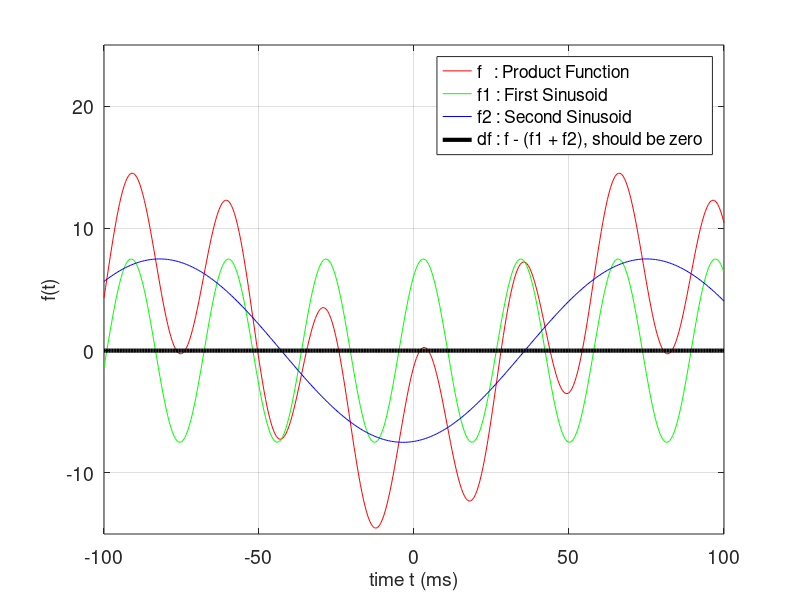

Write MATLAB code to recreate this figure. (Note: this script raises an error after producing the figure.)
% Ian Woodbury
% 10/27/21
% ECE 202 Fall 2021 MATLAB Exercise M5
% Turning the product of two sinusoids into the sum of two sinusoids, 
% And graph all three functions together to show the difference
% formulas found at http://hyperphysics.phy-astr.gsu.edu/hbase/trid.html

clear

clf

% ------ Declaring Each function ------

tm = linspace(-100, 100, 400); % sets up t as the x-axis, and 400 points to
% plot each equation with, units in milliseconds(ms)
t = tm/1000; % converts tm from milliseconds to seconds for calculations

a = 80*t+1.2;     % a and b are the parts of the sinusoid, declared
b = 120*t-1.8;    % here to shorten code later on, as they will be used
% frequently
k = 15;     % constant at the beginning of the sinusoid given

f = k*cos(a).*cos(b); % the sunusoids multiplied together,
% as a function over t
f1 = (1/2)*k*cos(a+b); % f1 and f2 are partial equations to be used later,
f2 = (1/2)*k*cos(a-b); % and work as functions over t

% ------ Checking and Plotting -------

df = f-(f1+f2); % checks for the difference between the original function
% and the two sum equations as an array of values over t
% difference should come out to zero over all values of t

plot(tm, f, "r", tm, f1, "g", tm, f2, "b", tm, df, "black", "LineWidth", 3)
% plots f, f1, f2, and df in red, green, blue, and black respectively
axis([-inf inf -15 25])     % makes the axis -15 to 25, as room for a legend
grid on
ax.GridAlpha = 0.3;   % Makes grid darker
legend ('f   : Product Function', 'f1 : First Sinusoid', .... 
    'f2 : Second Sinusoid', 'df : f - (f1 + f2), should be zero', 'FontSize', 16)
% extra spaces in f's label to make semi colons line up in the legend
set(gca, 'FontSize', 14)    % sets the font size for axis values
xlabel('time t (ms)', 'FontSize', 14); % label for the x axis, w/ units
ylabel('f(t)','FontSize', 14); % label for y axis
title("ECE 202 MATLab Exercise M5: Rewriting the product \newline of two" ...
    + " sinusoids into the sum of two sinusoids", 'FontSize', 20)

% final check to prove the df array is all zero values
check_array = sum(abs(df))  % should print out zero, or a number very close to 
% zero, (due to floating point errors) if the design is correct
% abs function used to make every value summed the same sign for accuracy
% in calculations

% The graph of df shows that all values line up on the x axis, which is zero
% This proves the sum functions added equal to the product functions 
% multiplied too, as the difference between them is zero, or none
% dfcheck also comes out to a value close to zero, further proving the
% design to be successful too.






